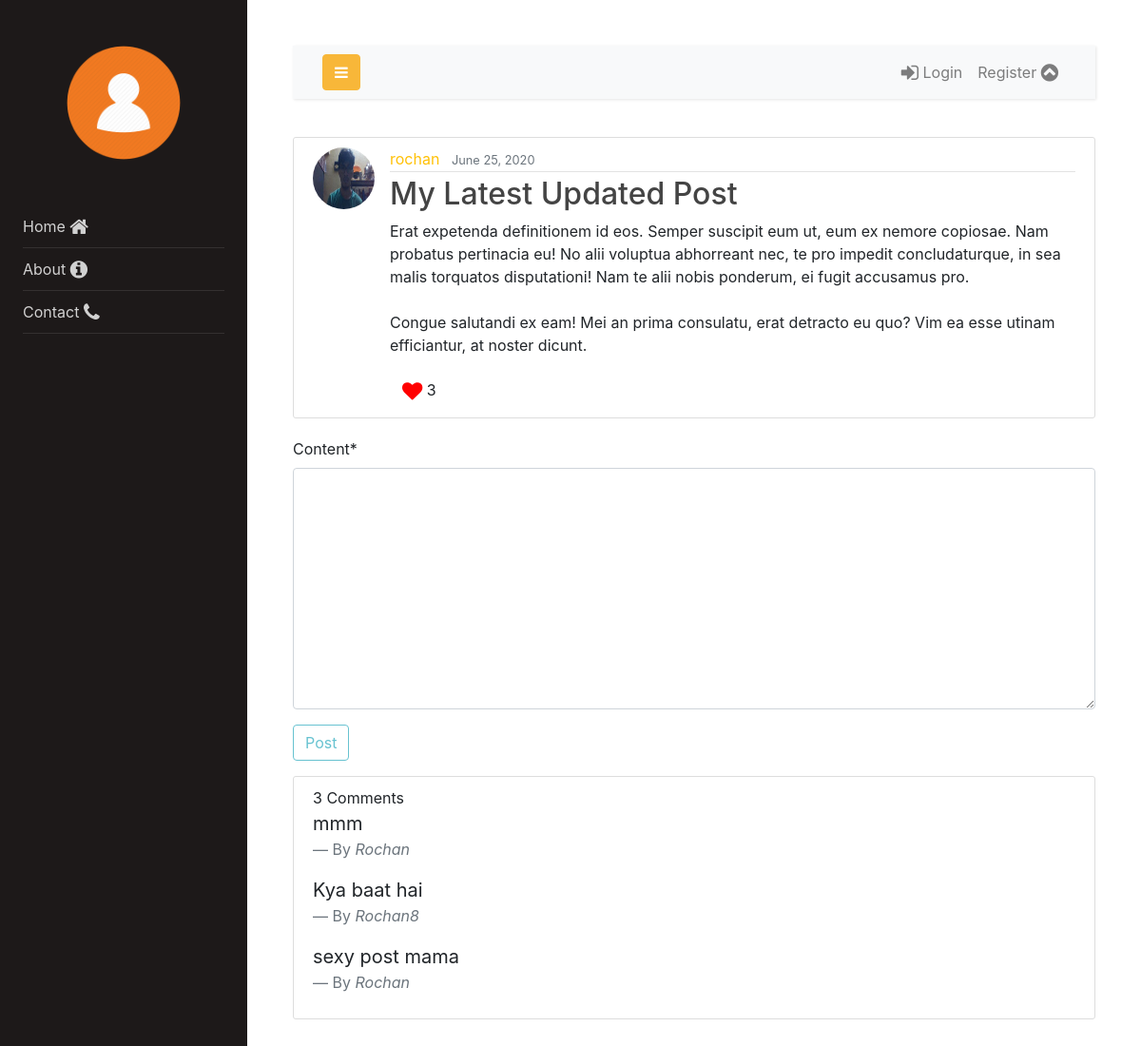
The page /post/29/ on the database its author committed.
### tweet/models.py (models this page shows, shortened)
class Post(models.Model):
    title = models.CharField(max_length=100)
    content = models.TextField()
    date_posted = models.DateTimeField(default=timezone.now)
    author = models.ForeignKey(User, on_delete=models.CASCADE)
    likes = models.ManyToManyField(User, related_name='likes')
    def total_likes(self):
        return self.likes.count()

class Comment(models.Model):
    post = models.ForeignKey(Post, on_delete=models.CASCADE)
    user = models.ForeignKey(User, on_delete=models.CASCADE)
    content = models.TextField(max_length=160)
    timestamp = models.DateTimeField(auto_now_add=True)

### users/models.py (models this page shows, shortened)
class Profile(models.Model):
    user = models.OneToOneField(User, on_delete=models.CASCADE)
    image = models.ImageField(default='default.jpg', upload_to='profile_pics')

### tweet/views.py (the view, shortened to what this page needs)
# urls.py: path('post/<int:pk>/', PostDetailView, name='tweet-detail'),
def PostDetailView(request, pk):
    post = get_object_or_404(Post, id=pk)
    comments = Comment.objects.filter(post=post).order_by('-id')
    context = {
        'post': post,
        'total_likes': post.total_likes(),
        'comments': comments,
        'comment_form': CommentForm,
    }
    return render(request, 'tweet/post_detail.html', context)

### tweet/templates/tweet/post_detail.html (shortened to what this page needs)
{% extends "tweet/base.html" %}
{% load crispy_forms_tags %}
{% block content %}
    <article class="media content-section">
        <img class="rounded-circle article-img" src="{{ post.author.profile.image.url }}"></img>
      <div class="media-body">
        <div class="article-metadata">
          <a  class="mr-2 link-color" href="{% url 'user-tweets' post.author.username %}">{{ post.author }}</a>
          <small class="text-muted">{{ post.date_posted |date:"F d, Y" }}</small>
        </div>
        <h2 class="article-title">{{ post.title }}</h2>
        <p class="article-content">{{ post.content }}</p>
        {% if user.is_authenticated %}
            <form action="{% url 'like_post' %}" method="POST">
                {% csrf_token %}
                <button id="like" name="post_id" type="submit" value="{{post.id}}" class=" btn bg-transparent"><i style="color:red" class="fa fa-heart fa-lg" aria-hidden="true"></i> {{total_likes}}</button>
            </form>
        {% else %}
        <button class=" btn bg-transparent"><i style="color: red" class="fa fa-heart fa-lg" aria-hidden="true"></i> {{total_likes}}</button>
        {% endif %}
    </div>
    </article>
    <div class="media-body">
            <form method="POST">
                {{  comment_form |crispy  }}
                {% if user.is_authenticated %}
                    <div class="form-group">
                        <button class="btn btn-outline-info" type="submit">Post</button>
                    </div>
                {% else %}
                    <div class="form-group">
                        <button class="btn btn-outline-info" type="submit" disabled>Post</button>
                    </div>
            </form>
                {% endif %}
    </div>
    <div class="media content-section">
              {% include 'tweet/post_comments.html' %}
    </div>
{% endblock content %}

### tweet/templates/tweet/post_comments.html (shortened to what this page needs)
<div >
    {{ comments.count }} Comment{{comments|pluralize}}
    {% for comment in comments %}
      <blockquote class="blockquote">
        <p class="mb-0">{{comment.content}}</p>
        <footer class="blockquote-footer">By <cite title="Source Title">{{comment.user|capfirst}}</cite></footer>
      </blockquote>
    {% endfor %}
</div>

### tweet/static/tweet/main.css (style rules this page uses)
body { background: #fafafa; color: #333333; margin-top: 5rem; }
h1, h2, h3, h4, h5, h6 { color: #444444; }
.content-section { background: #ffffff; padding: 10px 20px; border: 1px solid #dddddd; border-radius: 3px; margin-bottom: 20px; }
.article-title { color: #444444; }
.link-color { color: #ffc107; }
.article-content { white-space: pre-line; }
.article-img { height: 65px; width: 65px; margin-right: 16px; }
.article-metadata { padding-bottom: 1px; margin-bottom: 4px; border-bottom: 1px solid #e3e3e3 }

### rows shown on the page
Post: author.profile.image (picture), author "rochan", date_posted "June 25, 2020", title "My Latest Updated Post", content "Erat expetenda definitionem id eos. Semper suscipit eum ut, eum ex nemore copiosae. Nam probatus pertinacia eu! No alii voluptua abhorreant nec, te pro impedit concludaturque, in sea malis torquatos disputationi! Nam te alii nobis ponderum, ei fugit accusamus pro. Congue salutandi ex eam! Mei an prima consulatu, erat detracto eu quo? Vim ea esse utinam efficiantur, at noster dicunt."
Comment: content "mmm", user "Rochan"
Comment: content "Kya baat hai", user "Rochan8"
Comment: content "sexy post mama", user "Rochan"

### other values the page prints
{{ total_likes }} "3"
{{ comments.count }} "3"
